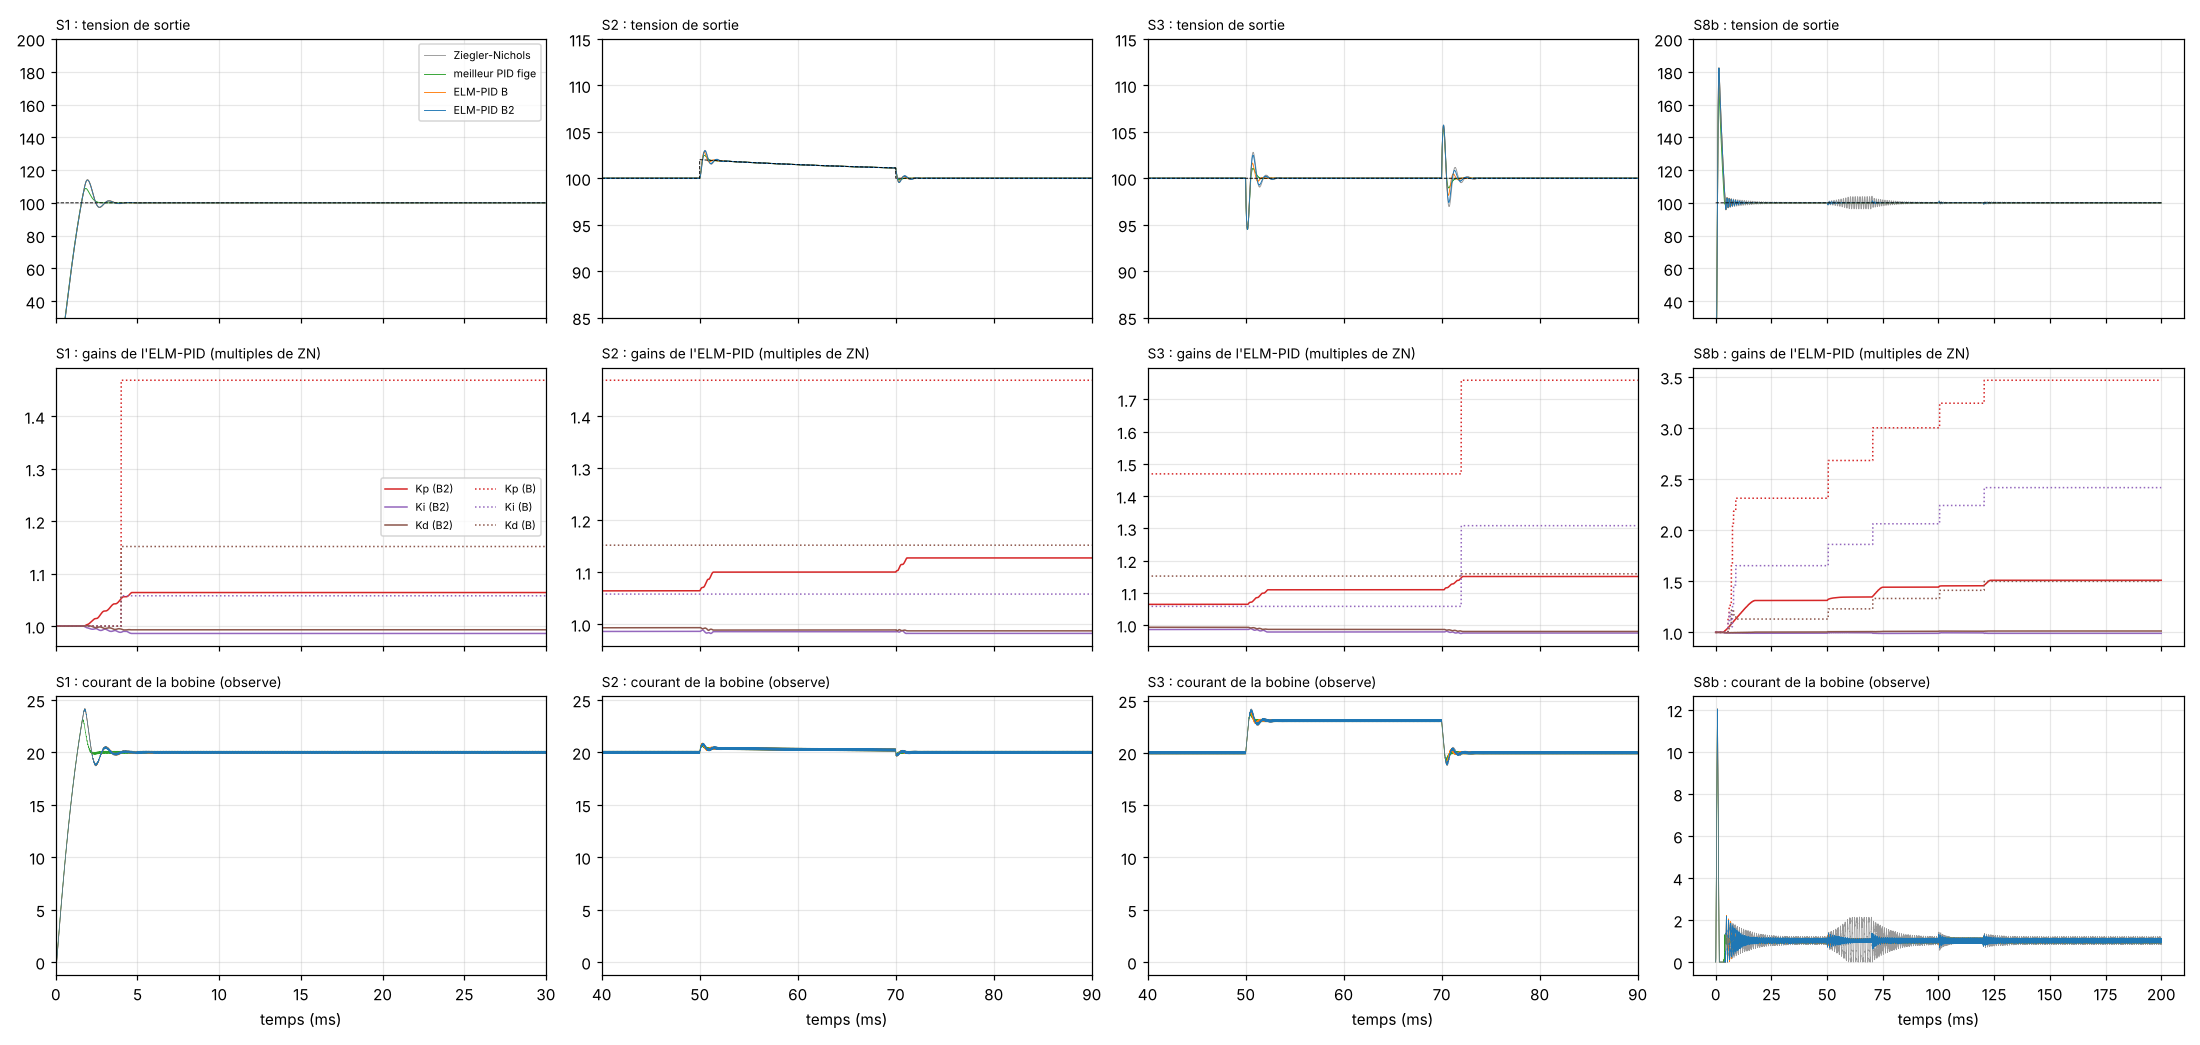

Here is the Python script that generated this plot:
# =============================================================================
# banc_elm_pid.py
#
# VERSION
#   5 (8 octobre 2026), option B2 : meme bloc PID parallele que l'option B,
#   gains mis a jour A CHAQUE PAS (comme Lu, eq. 16 et 18) au lieu d'une
#   fois par fenetre de 0.5 ms. Methode, modifications M1 a M5 et
#   previsions H1 a H6 : criteres_elm_pid.txt. L'option B (cadence par
#   fenetre) est dans le dossier ELM_PID et reste disponible ici comme
#   ablation (CADENCE_PAS = 0) ; la loi incrementale de Lu est dans
#   ELM_PID_INCREMENTAL.
#   Le bloc MATLAB elm_pid_adaptatif.m de ce dossier est encore celui de
#   l'option B (cadence par fenetre) : il devra etre porte avant toute
#   validation Simulink de B2.
#
# OBJECTIF
#   Faire tourner l'ELM-PID B2 sur le banc commun, sur les onze essais, a
#   cote des references (PID de Ziegler-Nichols, qui est aussi l'ELM-PID
#   sans adaptation, et meilleur PID fige sur grille), mesurer ce que chaque
#   piece apporte (ablations, jamais choisies : cadence par fenetre = option
#   B, sans zone morte par pas, jacobien constant), et verifier les
#   previsions H1 a H6.
#
# L'ELM-PID B2, TEL QU'IL EST CODE ICI
#   A chaque periode Tc = 1/220 000 s :
#   1. Le bloc PID de la base commune (Parallel, derivee filtree N =
#      64 122.9 rad/s, Forward Euler, sortie dans [0.01 ; 0.99], clamping,
#      integrateur a 0.5 et filtre a 0.01 au depart) calcule u a partir de
#      e = consigne - mesure, avec les gains P, I, D que lui donne
#      l'adaptateur (M4). Sans adaptation, c'est le PID de Ziegler-Nichols.
#   2. L'adaptateur recoit e, la mesure de Vout (jamais 100 - e) et u.
#      Sensibilites par pas de u aux gains (regle MIT, Astrom et
#      Wittenmark : derivees calculees comme si les gains etaient
#      constants, sur toute l'histoire) :
#        sP = e(k) ; sI = SI(k), SI(k+1) = SI(k) + Tc e(k) quand l'integrateur
#        du bloc integre (clamping), SI(0) = 0 ;
#        sD = N (e(k) - ef(k)), ef(k+1) = ef(k) + Tc N (e(k) - ef(k)), ef(0) = 0.
#   3. Pas des gains (M5), si u n'est pas en butee, |e(k)| > ZONE_MORTE_PAS
#      et J > 0 : multiplicateurs x = K / K_ZN,
#        phi = J (s .* K_ZN),
#        dx = ETA_PAS e(k) phi / (eps + phi.phi) + alpha (x - x_prec),
#      x + dx garde s'il est admissible (g_interp <= 0), sinon projection
#      M2-M3 sur l'ensemble admissible (ensemble_gains_elm.mat).
#   4. Sur des fenetres de 0.5 ms (110 x Tc), comme dans l'option B :
#      moyennes ybar, dbar ; l'ELM (elm_pid_modele.mat) predit ybar(n) a
#      partir de [ybar(n-1), ybar(n-2), dbar(n), dbar(n-1), dbar(n-2)] et
#      donne J = d ybar(n) / d dbar(n), garde jusqu'a la fenetre suivante ;
#      OS-ELM si la porte M1 est ouverte (aucune butee sur trois fenetres)
#      et |ybar - prediction| > ZONE_MORTE_ESTIMATION. La porte ne
#      concerne plus que l'apprentissage du modele, pas le pas des gains.
#   Les gains sortis par l'adaptateur ne dependent que de son etat : ceux
#   calcules au pas k servent a partir du pas k + 1.
#
# COMMENT LANCER CE SCRIPT
#   python banc_elm_pid.py      (quelques minutes : ablations et
#   sensibilite comprises)
#
# ORDRE D'EXECUTION
#   1. entrainement_elm.py ; 2. ensemble_gains_elm.py ; 3. ce script ;
#   4. Tester_ELM_PID_Rejeu.m ; 5. Construction_ELM_PID.m ;
#   6. verifier_modele_elm_pid.py ; 7. Simuler_ELM_PID.m.
# =============================================================================


# %% ETAPE 0 : bibliotheques, banc commun, modele, ensemble admissible

import os
import json
import time
import numpy as np
from scipy.io import loadmat, savemat
import matplotlib.pyplot as plt

try:
    DOSSIER_ELM = os.path.dirname(os.path.abspath(__file__))
except NameError:
    DOSSIER_ELM = os.getcwd()
with open(os.path.join(DOSSIER_ELM, "banc_commun.py"), encoding="utf-8") as f:
    SOURCE_BANC = f.read()
MARQUE = "# === FIN DES DEFINITIONS DU BANC COMMUN ==="
if MARQUE not in SOURCE_BANC or "iL_max_dem_A" not in SOURCE_BANC:
    raise RuntimeError("banc_commun.py n'est pas la version 2.1 (observation du courant) : prendre la version a jour.")
exec(SOURCE_BANC[:SOURCE_BANC.index(MARQUE)])

T_DEBUT = time.time()
ESSAIS = {sc["code"]: sc for sc in SCENARIOS}
CODES_IAE = ["S1", "S3", "S4", "S5", "S6", "S7a", "S7b", "S8a", "S8b", "S9"]
CODES_DEM = ["S1", "S8a", "S8b"]
K30 = int(round(0.03 / TC))
NF = 110
CODES_REJEU = ["S1", "S3", "S7b", "S8b", "S9"]
K_ZN = np.array([PID_P, PID_I, PID_D])   # Ziegler-Nichols, gains du bloc PID [P, I, D]

REGLAGES = {"ETA": 0.5, "ZONE_MORTE": 0.1, "ZONE_MORTE_ESTIMATION": 0.1, "ALPHA": 0.001, "EPS_PHI": 1e-3,
            "LAMBDA": 1.0, "APPRENDRE": 1.0, "GLISSEMENT": 1.0, "JACOBIEN_CONSTANT": float("nan"),
            "MULT_MIN": 0.25, "MULT_MAX": 4.0, "N_BISSECTIONS": 30.0, "H_GRADIENT": 1e-4,
            "RESTAURATION": 1.0, "N_PROJECTION": 10.0,
            # M5 (option B2) : cadence par pas. Regles ecrites avant tout calcul (criteres_elm_pid.txt, M5) :
            #   ETA_PAS = plus grande valeur 1, 2 ou 5 x 10^n sous Tc / (10 tau_cl), tau_cl = 0.932 ms
            #             (pole de boucle fermee le plus lent, modele moyen, gains de depart, 9 coins nominaux) ;
            #   ZONE_MORTE_PAS (R2 amendee apres E1-E4, amendement unique) = Ms x (q/2 + 3 sigma du capteur),
            #             Ms = 2.3165 : pic de la fonction de sensibilite de la boucle de depart (modele moyen,
            #             pire des 9 coins nominaux : 6 ohms, 160 V, 860 Hz) ; R2 d'origine : q/2 + 3 sigma = 54.41 mV.
            "CADENCE_PAS": 1.0, "ETA_PAS": 2e-4, "MS_DEPART": 2.3165,
            "ZONE_MORTE_PAS": 2.3165 * (2.5 / 4096 * 80 / 2 + 3 * 0.010)}

with open(os.path.join(DOSSIER_ELM, "predictions_banc_pid_fige.json"), encoding="utf-8") as f:
    GAINS_FIGE = json.load(f)["gains"]
with open(os.path.join(DOSSIER_ELM, "entrainement_elm_resultats.json"), encoding="utf-8") as f:
    APPR = json.load(f)
J_REGRESSION = float(APPR["references"]["regression lineaire, ordre 2"]["J_median"])   # constante

MODELE = loadmat(os.path.join(DOSSIER_ELM, "elm_pid_modele.mat"))
if int(MODELE["NF"].item()) != NF or int(MODELE["ORDRE"].item()) != 2:
    raise RuntimeError("elm_pid_modele.mat n'est pas le modele attendu (fenetres de 110 x Tc, ordre 2).")
ENS = loadmat(os.path.join(DOSSIER_ELM, "ensemble_gains_elm.mat"))
G_TABLE = ENS["G_TABLE"].astype(float)
LOG2_MIN, PAS_LOG2 = float(ENS["LOG2_MIN"].item()), float(ENS["PAS_LOG2"].item())
N_TABLE = G_TABLE.shape[0]
if np.max(np.abs(ENS["K_DEPART"].ravel() - K_ZN) / K_ZN) > 1e-12:
    raise RuntimeError("ensemble_gains_elm.mat n'a pas ete calcule avec les gains de Ziegler-Nichols de ce banc.")
print(f"ELM : {MODELE['W'].shape[1]} neurones, ordre {int(MODELE['ORDRE'].item())} ; ensemble admissible : "
      f"{N_TABLE}^3 points, {np.mean(G_TABLE <= 0):.1%} admissibles ; jacobien constant des ablations "
      f"{J_REGRESSION:.4f}.")


def titre(texte):
    print("\n" + "=" * 78 + "\n " + texte + "\n" + "=" * 78)


# %% ETAPE 1 : bloc PID, projection et adaptateur ELM (copie de elm_pid_adaptatif.m)

TCN = TC * PID_N


class BlocPID:
    """Le bloc "PID Controller" de la base commune (memes operations que
    PIDClassique du banc commun), gains P, I, D recus de l'exterieur a chaque
    pas (ports de gains externes du bloc Simulink, comme pour le Fuzzy-PID).
    Conditions initiales du bloc : integrateur 0.5, filtre 0.01."""

    def __init__(self):
        self.xI = PID_CI_INTEGRATEUR
        self.xF = PID_CI_FILTRE

    def pas(self, e, K):
        P, I, D = K
        derivee = PID_N * (D * e - self.xF)
        u = P * e + self.xI + derivee
        u_sat = min(max(u, D_MIN), D_MAX)
        entree_I = I * e
        if not ((u != u_sat) and (np.sign(entree_I) == np.sign(u - u_sat))):
            self.xI += TC * entree_I
        self.xF += TC * derivee
        return u_sat


G_LISTE = G_TABLE.tolist()   # meme table, en listes Python (acces plus rapide, memes valeurs)


def g_interp(x):
    """g de l'ensemble admissible, interpole (trilineaire en log2 des
    multiplicateurs). Memes operations que g_interp du bloc MATLAB.
    Version 5 : memes operations dans le meme ordre que la version 4, en
    nombres Python au lieu de scalaires numpy (resultat identique au bit
    pres, environ 1.5 fois plus rapide ; la cadence par pas l'appelle a
    chaque pas adapte)."""
    u = (np.log2(x) - LOG2_MIN) / PAS_LOG2
    u = np.minimum(np.maximum(u, 0.0), N_TABLE - 1.0)
    i = np.minimum(np.floor(u), N_TABLE - 2.0).astype(int)
    f = (u - i).tolist()
    i0, i1, i2 = i.tolist()
    s = 0.0
    for di in (0, 1):
        wi = f[0] if di else 1.0 - f[0]
        Gi = G_LISTE[i0 + di]
        for dj in (0, 1):
            wj = f[1] if dj else 1.0 - f[1]
            Gij = Gi[i1 + dj]
            for dk in (0, 1):
                wk = f[2] if dk else 1.0 - f[2]
                s += wi * wj * wk * Gij[i2 + dk]
    return s


def gradient_g(x, h):
    """Gradient de g par differences centrees (normale a la frontiere)."""
    gr = np.zeros(3)
    for q in range(3):
        ep = np.zeros(3)
        ep[q] = h
        gr[q] = (g_interp(x + ep) - g_interp(x - ep)) / (2.0 * h)
    return gr


def restaurer(p, gr, r):
    """Restauration (M3) : depuis p (hors de l'ensemble), recul le long de
    -gr jusqu'a la frontiere (doublement puis bissection) ; None si un recul
    de 1 ne suffit pas."""
    lo_, hi_ = r["MULT_MIN"], r["MULT_MAX"]
    nh = gr / np.sqrt(gr @ gr)
    s_ok = 1e-6
    while g_interp(np.minimum(np.maximum(p - s_ok * nh, lo_), hi_)) > 0.0:
        s_ok *= 2.0
        if s_ok > 1.0:
            return None
    s_ko = 0.0 if s_ok == 1e-6 else 0.5 * s_ok
    for _ in range(int(r["N_BISSECTIONS"])):
        m = 0.5 * (s_ko + s_ok)
        if g_interp(np.minimum(np.maximum(p - m * nh, lo_), hi_)) <= 0.0:
            s_ok = m
        else:
            s_ko = m
    return np.minimum(np.maximum(p - s_ok * nh, lo_), hi_)


def projeter(xc, dx, r):
    """Pas dx depuis xc (admissible), projete sur l'ensemble admissible.
    M3 (RESTAURATION = 1) : point admissible le plus proche de la cible
    z = xc + dx, par la methode de projection du gradient de Rosen (1961) :
    depuis le point de sortie, on retire la composante sortante de (z - y)
    le long de la normale, on avance dans le plan tangent, puis on revient
    sur la frontiere le long de la normale (restauration) ; on recommence
    tant que le point se rapproche de z (N_PROJECTION fois au plus).
    M2 seule (RESTAURATION = 0) : glissement puis bissection le long du pas
    tangent (version du calcul du 7 octobre, gardee pour l'ablation).
    Sans glissement : arret au point de sortie."""
    lo_, hi_ = r["MULT_MIN"], r["MULT_MAX"]
    nb = int(r["N_BISSECTIONS"])
    xn = np.minimum(np.maximum(xc + dx, lo_), hi_)
    if g_interp(xn) <= 0.0:
        return xn
    z = xn
    a, b = 0.0, 1.0
    for _ in range(nb):
        m = 0.5 * (a + b)
        if g_interp(np.minimum(np.maximum(xc + m * dx, lo_), hi_)) <= 0.0:
            a = m
        else:
            b = m
    xb = np.minimum(np.maximum(xc + a * dx, lo_), hi_)
    if not r["GLISSEMENT"]:
        return xb
    if r["RESTAURATION"]:
        y = xb
        for _ in range(int(r["N_PROJECTION"])):
            gr = gradient_g(y, r["H_GRADIENT"])
            if gr @ gr == 0.0:
                break
            d = z - y
            sortant = gr @ d
            if sortant > 0.0:
                d = d - sortant / (gr @ gr) * gr
            pt = np.minimum(np.maximum(y + d, lo_), hi_)
            if g_interp(pt) > 0.0:
                pt = restaurer(pt, gr, r)
                if pt is None:
                    break
            if np.sum((z - pt) ** 2) >= np.sum((z - y) ** 2):
                break
            y = pt
        return y
    gr = gradient_g(xb, r["H_GRADIENT"])
    reste = (1.0 - a) * dx
    sortant = gr @ reste
    if sortant > 0.0:
        reste = reste - sortant / (gr @ gr) * gr
    xn = np.minimum(np.maximum(xb + reste, lo_), hi_)
    if g_interp(xn) <= 0.0:
        return xn
    a, b = 0.0, 1.0
    for _ in range(nb):
        m = 0.5 * (a + b)
        if g_interp(np.minimum(np.maximum(xb + m * reste, lo_), hi_)) <= 0.0:
            a = m
        else:
            b = m
    return np.minimum(np.maximum(xb + a * reste, lo_), hi_)


class AdaptateurELM:
    """Copie Python de elm_pid_adaptatif.m (memes reglages, memes noms,
    meme ordre des operations : Tester_ELM_PID_Rejeu.m compare les deux pas
    par pas). Entrees a chaque pas : erreur e, mesure de Vout, commande u
    sortie du bloc PID. Sortie : gains [P I D] du bloc PID. Les gains sortis
    au pas k ne dependent que de l'etat (aucune traversee directe) : ils
    changent a chaque pas adapte (cadence par pas, M5, option B2) ou en fin
    de fenetre (CADENCE_PAS = 0, option B) et servent a partir du pas
    suivant. Les arguments servent aux ablations.
    Version 5 : la cadence par pas n'est pas encore portee dans
    elm_pid_adaptatif.m (seule la cadence par fenetre y est)."""

    def __init__(self, **modif):
        self.r = dict(REGLAGES, **modif)
        r = self.r
        self.eta, self.zm, self.zme = r["ETA"], r["ZONE_MORTE"], r["ZONE_MORTE_ESTIMATION"]
        self.alpha, self.eps, self.lam = r["ALPHA"], r["EPS_PHI"], r["LAMBDA"]
        self.apprendre, self.Jc = bool(r["APPRENDRE"]), r["JACOBIEN_CONSTANT"]
        self.adapter = r.get("ADAPTER", True)
        self.W = MODELE["W"].astype(float)
        self.B = MODELE["B"].astype(float).ravel()
        self.BETA = MODELE["BETA"].astype(float).ravel().copy()
        self.P = MODELE["P0"].astype(float).copy()
        self.XM = MODELE["X_MOY"].astype(float).ravel()
        self.XE = MODELE["X_EC"].astype(float).ravel()
        self.TM = float(MODELE["T_MOY"].item())
        self.TE_ = float(MODELE["T_EC"].item())
        self.n = self.W.shape[1]
        self.x = np.ones(3)                   # multiplicateurs de Ziegler-Nichols
        self.x_prec = self.x.copy()
        self.K = K_ZN * self.x
        self.cpt, self.sy, self.sd, self.se, self.hors = 0, 0.0, 0.0, 0.0, False
        self.SE, self.phiD = 0.0, 0.0          # somme des erreurs et filtre de sensibilite, remis a zero par fenetre
        self.sS1 = self.sS2 = self.sS3 = 0.0
        self.yb1 = self.yb2 = self.db1 = self.db2 = 0.0
        self.sus1 = self.sus2 = True
        self.nfen = 0
        self.journal = []
        # M5 (option B2) : cadence par pas
        self.cadence_pas = bool(r["CADENCE_PAS"])
        self.eta_pas, self.zm_pas = r["ETA_PAS"], r["ZONE_MORTE_PAS"]
        self.SI, self.ef = 0.0, 0.0            # sensibilites par pas (toute l'histoire, regle MIT), nulles au depart
        self.J_pas = float("nan")              # jacobien de la derniere fin de fenetre, garde entre deux fenetres
        self.k = 0                             # numero du pas
        self.pas_changes = []                  # pas k ou les gains ont change (cadence par pas)
        self.n_maj_pas = self.n_proj_pas = 0   # pas de gradient calcules, projections
        self.maj_fen = self.change_fen = 0     # pas adaptes et pas changes dans la fenetre en cours

    def modele(self, x):
        xn = (x - self.XM) / self.XE
        gg = 1.0 / (1.0 + np.exp(-(xn @ self.W + self.B)))
        h = np.concatenate([gg, xn, [1.0]])
        y = (h @ self.BETA) * self.TE_ + self.TM
        dy = ((gg * (1.0 - gg)) * self.BETA[:self.n]) @ self.W.T + self.BETA[self.n:self.n + 5]
        return y, dy[2] / self.XE[2] * self.TE_, h

    def pas_des_gains(self, e, u):
        """M5 (option B2) : un pas de gradient a chaque periode Tc (Lu, eq. 16
        et 18), sur les multiplicateurs x = K / K_ZN.
        Sensibilites de u(k) aux gains, regle MIT (Astrom et Wittenmark) :
        derivees de la loi du bloc calculees comme si les gains etaient
        constants depuis le depart (les gains varient lentement devant la
        boucle, c'est la condition de la regle et l'objet de la regle de
        ETA_PAS) :
          du/dP = e(k) ;
          du/dI = SI(k), SI(k+1) = SI(k) + Tc e(k) si l'integrateur du bloc
                  integre (clamping : pas d'integration si u est en butee
                  haute avec e > 0 ou en butee basse avec e < 0) ;
          du/dD = N (e(k) - ef(k)), ef(k+1) = ef(k) + Tc N (e(k) - ef(k)) :
                  ef est l'erreur passee dans le filtre de derivee du bloc
                  (xF = D ef quand D est constant) ; SI(0) = ef(0) = 0 car
                  les conditions initiales du bloc ne dependent pas des gains.
        Pas calcule si u n'est pas en butee (la sortie ne depend alors plus
        des gains), |e(k)| > ZONE_MORTE_PAS et J > 0."""
        sP, sI, sD = e, self.SI, PID_N * (e - self.ef)
        haut, bas = u >= D_MAX, u <= D_MIN
        if not ((haut and e > 0.0) or (bas and e < 0.0)):
            self.SI += TC * e
        self.ef += TCN * (e - self.ef)
        J = self.J_pas
        if self.adapter and not (haut or bas) and abs(e) > self.zm_pas and J > 0.0:
            phi = J * (np.array([sP, sI, sD]) * K_ZN)
            dx = (self.eta_pas * e / (self.eps + phi @ phi)) * phi + self.alpha * (self.x - self.x_prec)
            xn = np.minimum(np.maximum(self.x + dx, self.r["MULT_MIN"]), self.r["MULT_MAX"])
            if g_interp(xn) > 0.0:             # hors de l'ensemble admissible : projection M2-M3
                xn = projeter(self.x, dx, self.r)
                self.n_proj_pas += 1
            self.n_maj_pas += 1
            self.maj_fen += 1
            self.x_prec = self.x
            if np.any(xn != self.x):
                self.x = xn
                self.K = K_ZN * self.x
                self.pas_changes.append(self.k)
                self.change_fen += 1
        else:
            self.x_prec = self.x               # pas sans mise a jour : increment precedent nul (inertie de Lu)

    def mise_a_jour(self, e, mesure, u):
        if self.cadence_pas:
            self.pas_des_gains(e, u)
        self.k += 1
        # Sensibilite de u(k) a un changement des gains au debut de la fenetre
        # (derivee exacte de la loi du bloc, hors clamping) :
        #   du/dP = e(k) ; du/dI = Tc x (somme des e de la fenetre avant k) ;
        #   du/dD = N (e(k) - phiD(k)), phiD(k+1) = phiD(k) + Tc N (e(k) - phiD(k)), phiD = 0 au debut.
        self.sS1 += e
        self.sS2 += TC * self.SE
        self.sS3 += PID_N * (e - self.phiD)
        self.SE += e
        self.phiD += TCN * (e - self.phiD)
        self.sy, self.sd, self.se = self.sy + mesure, self.sd + u, self.se + e
        if u <= D_MIN or u >= D_MAX:          # sortie du bloc en butee : la fenetre est suspecte
            self.hors = True
        self.cpt += 1
        if self.cpt >= NF:
            self.fin_de_fenetre()

    def fin_de_fenetre(self):
        yb, db, eb = self.sy / NF, self.sd / NF, self.se / NF
        s = np.array([self.sS1, self.sS2, self.sS3]) / NF
        sus, porte, err, J, adapte, appris, change = self.hors, False, float("nan"), float("nan"), False, False, False
        if self.nfen >= 2:
            xin = np.array([self.yb1, self.yb2, db, self.db1, self.db2])
            yhat, J, h = self.modele(xin)
            if not np.isnan(self.Jc):
                J = self.Jc
            self.J_pas = J                     # cadence par pas : jacobien garde jusqu'a la fin de fenetre suivante
            err = yb - yhat
            porte = (not sus) and (not self.sus1) and (not self.sus2)
            if porte:
                if self.apprendre and abs(err) > self.zme:          # a. OS-ELM, zone morte d'estimation
                    Ph = self.P @ h
                    gain = Ph / (self.lam + h @ Ph)
                    self.BETA = self.BETA + gain * (err / self.TE_)
                    self.P = (self.P - np.outer(gain, Ph)) / self.lam
                    appris = True
                if not self.cadence_pas:                             # b. gains, cadence par fenetre (option B)
                    ancien = self.x.copy()
                    if self.adapter and abs(eb) > self.zm and J > 0:
                        phi = J * (s * K_ZN)
                        dx = self.eta * eb * phi / (self.eps + phi @ phi) + self.alpha * (self.x - self.x_prec)
                        self.x = projeter(self.x, dx, self.r)
                        adapte = True
                        change = bool(np.any(self.x != ancien))
                    self.x_prec = ancien
                    self.K = K_ZN * self.x
        if self.cadence_pas:                   # cadence par pas : bilan des pas de la fenetre
            adapte, change = self.maj_fen > 0, self.change_fen > 0
            self.maj_fen = self.change_fen = 0
        self.journal.append({"ybar": yb, "dbar": db, "ebar": eb, "err": err, "J": J, "porte": porte,
                             "adapte": adapte, "appris": appris, "change": change, "x": self.x.copy(),
                             "K": self.K.copy(), "s": s})
        self.yb2, self.yb1 = self.yb1, yb
        self.db2, self.db1 = self.db1, db
        self.sus2, self.sus1 = self.sus1, sus
        self.nfen += 1
        self.cpt, self.sy, self.sd, self.se, self.hors = 0, 0.0, 0.0, 0.0, False
        self.SE, self.phiD = 0.0, 0.0
        self.sS1 = self.sS2 = self.sS3 = 0.0


class ELMPID:
    """Le montage Simulink de l'option B : adaptateur ELM -> gains -> bloc
    PID de la base commune -> u, et u renvoye a l'adaptateur."""
    utilise_mesure = True

    def __init__(self, **modif):
        self.adapt = AdaptateurELM(**modif)
        self.bloc = BlocPID()
        self.journal = self.adapt.journal
        self.K_pas = []

    @property
    def K(self):
        return self.adapt.K

    def pas(self, e, mesure):
        K = self.adapt.K                       # sortie de l'adaptateur (son etat seulement)
        self.K_pas.append(K)
        u = self.bloc.pas(e, K)
        self.adapt.mise_a_jour(e, mesure, u)
        return u


essai = ELMPID()
ecart_y = max(abs(essai.adapt.modele(MODELE["X_TEST"][i].astype(float))[0] - MODELE["Y_TEST"][i, 0])
              for i in range(MODELE["X_TEST"].shape[0]))
ecart_J = max(abs(essai.adapt.modele(MODELE["X_TEST"][i].astype(float))[1] - MODELE["J_TEST"][i, 0])
              for i in range(MODELE["X_TEST"].shape[0]))
print(f"Vecteurs de test du modele : ecart {ecart_y:.1e} V sur ybar, {ecart_J:.1e} sur le jacobien.")
if ecart_y > 1e-9 or ecart_J > 1e-9:
    raise RuntimeError("elm_pid_modele.mat ne redonne pas ses vecteurs de test.")
if g_interp(np.ones(3)) > 0.0:
    raise RuntimeError("Le depart (gains de Ziegler-Nichols) n'est pas admissible dans la table.")


# %% ETAPE 2 : evaluation et references

def evaluer(fabrique, codes=None, essais=None):
    essais = essais or ESSAIS
    res = {}
    for code in (codes or list(essais)):
        reg = fabrique()
        sim = simuler(reg, essais[code])
        o = grandeurs(sim, essais[code])
        e = sim["consigne"] - sim["v"]
        res[code] = {"o": o, "IAE_dem": float(np.sum(np.abs(e[:K30])) * TC),
                     "revenus": bool(all(ev["revenu"] for ev in o["evenements"])), "reg": reg, "sim": sim}
    return res


def termes(res):
    return np.array([res[c]["o"]["IAE"] for c in CODES_IAE] + [res[c]["IAE_dem"] for c in CODES_DEM])


class PIDParallele(PIDClassique):
    """PID du bloc Simulink (forme Parallel, clamping) avec d'autres gains."""

    def __init__(self, P, I, D):
        super().__init__()
        self.P, self.I, self.D = P, I, D

    def pas(self, e):
        derivee = PID_N * (self.D * e - self.xF)
        u = self.P * e + self.xI + derivee
        u_sat = min(max(u, D_MIN), D_MAX)
        entree_I = self.I * e
        if not ((u != u_sat) and (np.sign(entree_I) == np.sign(u - u_sat))):
            self.xI += TC * entree_I
        self.xF += TC * derivee
        return u_sat


def fenetres_adaptees(reg):
    """Fenetres ou un pas de gradient a ete calcule (porte ouverte, |ebar| > zone morte, J > 0)."""
    return [i for i, x in enumerate(reg.journal) if x["adapte"]]


def fenetres_changees(reg):
    """Fenetres ou les gains ont effectivement change apres projection."""
    return [i for i, x in enumerate(reg.journal) if x["change"]]


def bilan(nom, res):
    J = float(np.mean(termes(res) / T_ZN))
    non = [c for c in CODES_IAE if not res[c]["revenus"]]
    print(f"\n  {nom} : J = {J:.3f} ; {'tous les evenements reviennent' if not non else 'pas revenus : ' + ', '.join(non)}")
    for code, r in res.items():
        o = r["o"]
        ligne = (f"    {code:4s} depassement {o['depassement_pct']:5.1f} %, IAE {o['IAE'] * 1e3:7.2f} mV.s, "
                 f"efficace {o['e_eff_V'] * 1e3:7.1f} mV, |dd| {o['dd_moyen']:.4f}")
        if hasattr(r["reg"], "journal"):
            jr = r["reg"].journal
            Kf = r["reg"].K / K_ZN
            ad = fenetres_adaptees(r["reg"])
            ch = fenetres_changees(r["reg"])
            if r["reg"].adapt.cadence_pas:
                pc = r["reg"].adapt.pas_changes
                ligne += (f" ; pas adaptes {r['reg'].adapt.n_maj_pas:5d}, gains changes sur {len(pc):5d} pas (dont "
                          f"{sum(1 for k in pc if k >= K30):5d} apres 30 ms), projections {r['reg'].adapt.n_proj_pas:4d}, "
                          f"finaux x({Kf[0]:.3f}, {Kf[1]:.3f}, {Kf[2]:.3f})")
            else:
                ligne += (f" ; porte {100 * np.mean([x['porte'] for x in jr]):3.0f} %, pas calcules {len(ad):2d}, gains "
                          f"changes {len(ch):2d} (dont {sum(1 for i in ch if (i + 1) * NF > K30):2d} apres 30 ms), finaux "
                          f"x({Kf[0]:.3f}, {Kf[1]:.3f}, {Kf[2]:.3f})")
        print(ligne)
    return J


titre("ETAPE 2 : les references")
REF = {"Ziegler-Nichols": evaluer(lambda: PIDClassique()),
       "meilleur PID fige": evaluer(lambda: PIDParallele(GAINS_FIGE["P"], GAINS_FIGE["I"], GAINS_FIGE["D"]))}
T_ZN = termes(REF["Ziegler-Nichols"])
J_FIGE = float(np.mean(termes(REF["meilleur PID fige"]) / T_ZN))
print(f"  Meilleur PID fige sur grille : J = {J_FIGE:.3f}.")




# %% ETAPE 3 : ELM-PID B2 sur les onze essais

def x_pas(reg):
    """Multiplicateurs de Ziegler-Nichols appliques a chaque pas."""
    return np.array(reg.K_pas) / K_ZN


def k_de(t):
    return int(round(t / TC))


titre("ETAPE 3 : ELM-PID B2, cadence par pas (le point de depart, gains figes, est le PID de Ziegler-Nichols)")
ELM = evaluer(lambda: ELMPID())
J_ELM = bilan("ELM-PID B2", ELM)
fige = evaluer(lambda: ELMPID(ADAPTER=False))
ecart_zn = max(float(np.max(np.abs(fige[c]["sim"]["d"] - REF["Ziegler-Nichols"][c]["sim"]["d"]))) for c in fige)
print(f"\n  Controle : ELM-PID sans adaptation contre le PID de Ziegler-Nichols, onze essais, ecart maximal sur d : {ecart_zn:.1e}.")
if ecart_zn != 0.0:
    raise RuntimeError("Sans adaptation, l'ELM-PID ne redonne pas le PID de Ziegler-Nichols a l'identique.")
for code in ("S1", "S2", "S3"):
    X = x_pas(ELM[code]["reg"])
    print(f"  {code} : x a 2, 5, 30, 50, 55, 70 ms et final : " + " ; ".join(
        f"({X[min(k_de(t), len(X) - 1)][0]:.3f}, {X[min(k_de(t), len(X) - 1)][1]:.3f}, {X[min(k_de(t), len(X) - 1)][2]:.3f})"
        for t in (0.002, 0.005, 0.030, 0.050, 0.055, 0.070, 1.0)))
admis = [g_interp(x) <= 0.0 for c in ELM for x in np.unique(x_pas(ELM[c]["reg"]), axis=0)]
print(f"  Controle : gains admissibles a tous les pas des onze essais : {'oui' if all(admis) else 'NON'}.")


# %% ETAPE 4 : ablations

titre("ETAPE 4 : ce que chaque piece apporte (ablations, jamais choisies)")
R2_ORIGINE = 2.5 / 4096 * 80 / 2 + 3 * 0.010
ABLATIONS = {"Cadence par fenetre (option B)": {"CADENCE_PAS": 0.0},
             "Sans zone morte par pas": {"ZONE_MORTE_PAS": 0.0},
             "Zone morte R2 d'origine": {"ZONE_MORTE_PAS": R2_ORIGINE},
             "Jacobien constant": {"JACOBIEN_CONSTANT": J_REGRESSION}}
RES_ABL, J_ABL = {}, {}
for nom, modif in ABLATIONS.items():
    RES_ABL[nom] = evaluer(lambda: ELMPID(**modif))
    J_ABL[nom] = float(np.mean(termes(RES_ABL[nom]) / T_ZN))
print(f"\n  {'variante':31s} {'J':>6s}  {'non revenus':12s} {'S1 dem':>7s} {'S2':>6s} {'S3':>6s} {'S5':>6s} "
      f"{'S8b':>7s} {'S9':>8s}")
print("  (IAE en mV.s : demarrage pour S1 dem, de 30 ms a la fin pour les autres)")
for nom, res, J in ([("ELM-PID B2", ELM, J_ELM)] + [(n, RES_ABL[n], J_ABL[n]) for n in ABLATIONS]):
    non = [c for c in CODES_IAE if not res[c]["revenus"]]
    print(f"  {nom:31s} {J:6.3f}  {(','.join(non) or '-'):12s} {res['S1']['IAE_dem'] * 1e3:7.2f} "
          f"{res['S2']['o']['IAE'] * 1e3:6.2f} {res['S3']['o']['IAE'] * 1e3:6.2f} {res['S5']['o']['IAE'] * 1e3:6.2f} "
          f"{res['S8b']['o']['IAE'] * 1e3:7.2f} {res['S9']['o']['IAE'] * 1e3:8.2f}")
B_OPT = RES_ABL["Cadence par fenetre (option B)"]
J_B = J_ABL["Cadence par fenetre (option B)"]
print(f"\n  Controle : la cadence par fenetre doit redonner l'option B publiee (J = 0.746) : J = {J_B:.4f} "
      f"({'oui' if abs(J_B - 0.7463) < 0.0005 else 'NON'}).")


# %% ETAPE 4b : sensibilite a de tres petits ecarts du circuit

titre("ETAPE 4b : sensibilite (L ou C a +-0.1 %)")
L_NOM, C_NOM = L_BOB, C_CONV
SENSIBILITE = []
for nom_p, fl, fc in (("nominal", 1.0, 1.0), ("L - 0.1 %", 0.999, 1.0), ("L + 0.1 %", 1.001, 1.0),
                      ("C - 0.1 %", 1.0, 0.999), ("C + 0.1 %", 1.0, 1.001)):
    L_BOB, C_CONV = L_NOM * fl, C_NOM * fc
    r_e = ELM if nom_p == "nominal" else evaluer(lambda: ELMPID())
    J_e = float(np.mean(termes(r_e) / T_ZN))
    rev = all(r_e[c]["revenus"] for c in CODES_IAE)
    nb = sum(len(r_e[c]["reg"].adapt.pas_changes) for c in r_e)
    SENSIBILITE.append({"circuit": nom_p, "J": J_e, "tous_revenus": rev, "pas_gains_changes": nb})
    print(f"  {nom_p:12s} J = {J_e:.3f} ; gains changes sur {nb} pas ; {'tous revenus' if rev else 'PAS TOUS REVENUS'}")
L_BOB, C_CONV = L_NOM, C_NOM


# %% ETAPE 5 : comparaison et previsions H1 a H6 (criteres_elm_pid.txt, section 7)

titre("ETAPE 5 : ELM-PID B2 face aux references, previsions H1 a H6 de criteres_elm_pid.txt")
TOUS = {"Ziegler-Nichols": REF["Ziegler-Nichols"], "meilleur PID fige": REF["meilleur PID fige"],
        "ELM-PID B": B_OPT, "ELM-PID B2": ELM}
J_TOUS = {n: float(np.mean(termes(r) / T_ZN)) for n, r in TOUS.items()}
print("  " + " " * 28 + "".join(f"{n:>20s}" for n in TOUS))
print("  " + f"{'cout J':28s}" + "".join(f"{J_TOUS[n]:20.3f}" for n in TOUS))
print("  " + f"{'evenements non revenus':28s}" + "".join(
    f"{(','.join(c for c in CODES_IAE if not TOUS[n][c]['revenus']) or '-'):>20s}" for n in TOUS))
for code in ESSAIS:
    print("  " + f"{code + ' IAE dem. mV.s':28s}" + "".join(f"{TOUS[n][code]['IAE_dem'] * 1e3:20.2f}" for n in TOUS))
    for cle, etiquette, fmt, k in (("depassement_pct", "depassement %", "{:.1f}", 1.0), ("IAE", "IAE mV.s", "{:.2f}", 1e3),
                                   ("e_max_V", "ecart maximal V", "{:.2f}", 1.0), ("e_eff_V", "ecart efficace mV", "{:.1f}", 1e3),
                                   ("iL_max_dem_A", "iL crete dem. A", "{:.1f}", 1.0)):
        if cle == "depassement_pct" and code not in ("S1", "S8a", "S8b"):
            continue
        if cle == "iL_max_dem_A" and code not in ("S1", "S8b"):
            continue
        if cle == "e_max_V" and code not in ("S2", "S3"):
            continue
        print("  " + f"{code + ' ' + etiquette:28s}" + "".join(f"{fmt.format(TOUS[n][code]['o'][cle] * k):>20s}" for n in TOUS))
DECOMP = {}
for n in TOUS:
    r = termes(TOUS[n]) / T_ZN
    DECOMP[n] = (float(np.mean(r[:10])), float(np.mean(r[10:])))
print("  Decomposition de J (apres 30 ms ; demarrage) : " +
      " ; ".join(f"{n} {DECOMP[n][0]:.3f} / {DECOMP[n][1]:.3f}" for n in TOUS))

ZN = REF["Ziegler-Nichols"]
# H1 : les gains changent pendant F1 (S2) et F2 (S3), entre 50 et 55 ms
H1_D = {}
for c in ("S2", "S3"):
    X = x_pas(ELM[c]["reg"])
    pc = [k for k in ELM[c]["reg"].adapt.pas_changes if k_de(0.050) <= k < k_de(0.055)]
    H1_D[c] = (len(pc), float(np.max(np.abs(X[k_de(0.055)] - X[k_de(0.050)]))))
# H2 : B2 fait mieux que Ziegler-Nichols sur les trois cas de base, et S1 a S3 reviennent
H2_D = {"S1 dem": (ELM["S1"]["IAE_dem"], ZN["S1"]["IAE_dem"]), "S2": (ELM["S2"]["o"]["IAE"], ZN["S2"]["o"]["IAE"]),
        "S3": (ELM["S3"]["o"]["IAE"], ZN["S3"]["o"]["IAE"])}
# H3 : B2 fait mieux que B sur les memes trois grandeurs
H3_D = {"S1 dem": (ELM["S1"]["IAE_dem"], B_OPT["S1"]["IAE_dem"]), "S2": (ELM["S2"]["o"]["IAE"], B_OPT["S2"]["o"]["IAE"]),
        "S3": (ELM["S3"]["o"]["IAE"], B_OPT["S3"]["o"]["IAE"])}
# H4 : pas de derive sur S7a et S7b
H4_D = {}
for c in ("S7a", "S7b"):
    X = x_pas(ELM[c]["reg"])
    n_apres = sum(1 for k in ELM[c]["reg"].adapt.pas_changes if k >= K30)
    H4_D[c] = (float(np.max(np.abs(X[K30:] - X[K30]))), n_apres, len(X) - K30)
NON_B2 = [c for c in CODES_IAE if not ELM[c]["revenus"]]
J_SENS = [x["J"] for x in SENSIBILITE]
P = {"H1": all(n >= 1 and d >= 0.005 for n, d in H1_D.values()),
     "H2": all(a < b for a, b in H2_D.values()) and all(ELM[c]["revenus"] for c in ("S1", "S2", "S3")),
     "H3": all(a < b for a, b in H3_D.values()),
     "H4": all(d <= 0.02 and n <= 0.01 * tot for d, n, tot in H4_D.values()),
     "H5a": 0.81 <= J_ELM <= 0.93,
     "H5b": 0.77 <= DECOMP["ELM-PID B2"][0] <= 0.89 and 0.97 <= DECOMP["ELM-PID B2"][1] <= 1.00,
     "H5c": ("S8b" in NON_B2) or ("S9" in NON_B2),
     "H6": max(abs(j - J_ELM) for j in J_SENS) <= 0.02}
# Ce qui a ete prevu pour chaque enonce (section 7) : H3 est l'hypothese de l'etudiant, prevue fausse.
PREVU = {"H1": True, "H2": True, "H3": False, "H4": True, "H5a": True, "H5b": True, "H5c": True, "H6": True}
TEXTE = {"H1": " ; ".join(f"{c} : {n} pas changes entre 50 et 55 ms, max |x(55 ms) - x(50 ms)| = {d:.4f}"
                          for c, (n, d) in H1_D.items()),
         "H2": " ; ".join(f"{c} {a * 1e3:.2f} contre {b * 1e3:.2f} mV.s" for c, (a, b) in H2_D.items())
               + " ; S1 a S3 " + ("reviennent" if all(ELM[c]["revenus"] for c in ("S1", "S2", "S3")) else "NE REVIENNENT PAS TOUS"),
         "H3": " ; ".join(f"{c} B2 {a * 1e3:.2f} contre B {b * 1e3:.2f} mV.s" for c, (a, b) in H3_D.items()),
         "H4": " ; ".join(f"{c} : variation max apres 30 ms {d:.4f}, pas changes apres 30 ms {n} sur {tot}"
                          for c, (d, n, tot) in H4_D.items()),
         "H5a": f"J = {J_ELM:.3f} (fourchette 0.81 a 0.93)",
         "H5b": f"apres 30 ms {DECOMP['ELM-PID B2'][0]:.3f} (0.77 a 0.89), demarrage {DECOMP['ELM-PID B2'][1]:.3f} (0.97 a 1.00)",
         "H5c": "non revenus : " + (", ".join(NON_B2) or "aucun"),
         "H6": f"J de {min(J_SENS):.3f} a {max(J_SENS):.3f} (nominal {J_ELM:.3f})"}
for k in P:
    print(f"  {k} enonce {'vrai' if P[k] else 'FAUX'} ; prevu {'vrai' if PREVU[k] else 'faux'} -> prevision "
          f"{'juste' if P[k] == PREVU[k] else 'FAUSSE'} : {TEXTE[k]}")


# %% ETAPE 6 : fichiers, resultats et figure

titre("ETAPE 6 : fichiers")
pas_1ms = int(round(1e-3 / TC))
REGL_JSON = {k: (None if (isinstance(v, float) and np.isnan(v)) else v) for k, v in REGLAGES.items()}
predictions = {"version": 2, "Te": TC,              # format de la base commune v2 (lu par Simuler_ELM_PID.m)
               "regulateur": "ELM-PID option B2 (bloc PID de la base commune a gains externes, gains mis a jour a "
                             "chaque pas, ELM de Lu, projection M2-M3)",
               "avertissement": "elm_pid_adaptatif.m n'est pas encore porte a la cadence par pas : pas de "
                                "comparaison Simulink possible avant ce portage",
               "reglages": REGL_JSON, "K_depart": K_ZN.tolist(),
               "controle": {"ecart_vecteurs_test_V": ecart_y, "ecart_sans_adaptation_ZN": ecart_zn},
               "essais": {}}
for code, r in ELM.items():
    Kp = np.array(r["reg"].K_pas)
    predictions["essais"][code] = {"grandeurs": r["o"],
                                   "v_toutes_les_ms": r["sim"]["v"][::pas_1ms].tolist(),
                                   "iL_toutes_les_ms": r["sim"]["iL"][::pas_1ms].tolist(),
                                   "d_moyen_par_ms": [float(np.mean(r["sim"]["d"][i:i + pas_1ms]))
                                                      for i in range(0, len(r["sim"]["d"]) - pas_1ms + 1, pas_1ms)],
                                   "K_toutes_les_ms": Kp[::pas_1ms].tolist(),
                                   "pas_adaptes": r["reg"].adapt.n_maj_pas,
                                   "pas_gains_changes": len(r["reg"].adapt.pas_changes),
                                   "K_final": r["reg"].K.tolist()}
with open(os.path.join(DOSSIER_ELM, "predictions_banc_elm_pid.json"), "w", encoding="utf-8") as f:
    json.dump(predictions, f, indent=1, allow_nan=False)
print("  predictions_banc_elm_pid.json ecrit.")

savemat(os.path.join(DOSSIER_ELM, "elm_pid_reglages.mat"),
        {"K_DEPART": K_ZN.reshape(1, 3), "ETA": REGLAGES["ETA"], "ZONE_MORTE": REGLAGES["ZONE_MORTE"],
         "ZONE_MORTE_ESTIMATION": REGLAGES["ZONE_MORTE_ESTIMATION"], "ALPHA": REGLAGES["ALPHA"],
         "EPS_PHI": REGLAGES["EPS_PHI"], "LAMBDA": REGLAGES["LAMBDA"], "APPRENDRE": REGLAGES["APPRENDRE"],
         "GLISSEMENT": REGLAGES["GLISSEMENT"], "JACOBIEN_CONSTANT": REGLAGES["JACOBIEN_CONSTANT"],
         "MULT_MIN": REGLAGES["MULT_MIN"], "MULT_MAX": REGLAGES["MULT_MAX"],
         "N_BISSECTIONS": REGLAGES["N_BISSECTIONS"], "H_GRADIENT": REGLAGES["H_GRADIENT"],
         "RESTAURATION": REGLAGES["RESTAURATION"], "N_PROJECTION": REGLAGES["N_PROJECTION"],
         "CADENCE_PAS": REGLAGES["CADENCE_PAS"], "ETA_PAS": REGLAGES["ETA_PAS"],
         "ZONE_MORTE_PAS": REGLAGES["ZONE_MORTE_PAS"], "MS_DEPART": REGLAGES["MS_DEPART"],
         "NF": float(NF), "TC": TC, "N_FILTRE": PID_N, "D_MIN": D_MIN, "D_MAX": D_MAX, "VERSION": 5.0})
print("  elm_pid_reglages.mat ecrit (cadence par pas : a porter dans elm_pid_adaptatif.m).")

rejeu = {}
for code in CODES_REJEU:
    r = ELM[code]
    rejeu[code] = {"e": (r["sim"]["consigne"] - r["sim"]["mesure"]).reshape(-1, 1),
                   "mesure": r["sim"]["mesure"].reshape(-1, 1), "u": r["sim"]["d"].reshape(-1, 1),
                   "K": np.array(r["reg"].K_pas),
                   "pas_changes": np.array(r["reg"].adapt.pas_changes, float).reshape(-1, 1)}
savemat(os.path.join(DOSSIER_ELM, "reference_rejeu_elm_pid.mat"), rejeu, do_compression=True)
print(f"  reference_rejeu_elm_pid.mat ecrit ({', '.join(CODES_REJEU)}).")


def resume_essais(res):
    return {c: {"grandeurs": res[c]["o"], "IAE_dem": res[c]["IAE_dem"], "revenus": res[c]["revenus"]} for c in res}


sortie = {"version": 5, "reglages": REGL_JSON, "J": J_TOUS, "decomposition": DECOMP, "J_ablations": J_ABL,
          "J_regression": J_REGRESSION, "sensibilite": SENSIBILITE,
          "previsions": {k: {"enonce_vrai": bool(P[k]), "prevu_vrai": PREVU[k], "prevision_juste": bool(P[k] == PREVU[k]),
                             "detail": TEXTE[k]} for k in P},
          "references": {n: resume_essais(TOUS[n]) for n in TOUS},
          "ablations": {n: resume_essais(RES_ABL[n]) for n in RES_ABL},
          "x_toutes_les_ms": {c: x_pas(ELM[c]["reg"])[::pas_1ms].tolist() for c in ELM},
          "pas_gains_changes": {c: len(ELM[c]["reg"].adapt.pas_changes) for c in ELM},
          "pas_adaptes": {c: ELM[c]["reg"].adapt.n_maj_pas for c in ELM},
          "projections": {c: ELM[c]["reg"].adapt.n_proj_pas for c in ELM},
          "duree_s": round(time.time() - T_DEBUT, 1)}
with open(os.path.join(DOSSIER_ELM, "banc_elm_pid_resultats.json"), "w", encoding="utf-8") as f:
    json.dump(sortie, f, indent=1, allow_nan=False, default=lambda x: None)
print("  banc_elm_pid_resultats.json ecrit.")

fig, axes = plt.subplots(3, 4, figsize=(20, 9.5), sharex="col")
for col, (code, xlim) in enumerate((("S1", (0, 30)), ("S2", (40, 90)), ("S3", (40, 90)), ("S8b", None))):
    for nom, couleur in (("Ziegler-Nichols", "0.6"), ("meilleur PID fige", "tab:green"),
                         ("ELM-PID B", "tab:orange"), ("ELM-PID B2", "tab:blue")):
        sim = TOUS[nom][code]["sim"]
        axes[0, col].plot(sim["t"] * 1e3, sim["v"], lw=0.6, color=couleur, label=nom)
        axes[2, col].plot(sim["t"] * 1e3, sim["iL"], lw=0.4, color=couleur)
    axes[0, col].plot(sim["t"] * 1e3, sim["consigne"], "k--", lw=0.6)
    t_ms = ELM[code]["sim"]["t"] * 1e3
    for nom_opt, res_opt, style in (("B2", ELM, "-"), ("B", B_OPT, ":")):
        Kx = x_pas(res_opt[code]["reg"])
        for i, nom in enumerate(("Kp", "Ki", "Kd")):
            axes[1, col].plot(t_ms, Kx[:, i], style, lw=1.0, color=("tab:red", "tab:purple", "tab:brown")[i],
                              label=f"{nom} ({nom_opt})")
    axes[0, col].set_ylim((85, 115) if code in ("S2", "S3") else (30, 200))
    axes[0, col].set_title(f"{code} : tension de sortie", fontsize=9, loc="left")
    axes[1, col].set_title(f"{code} : gains de l'ELM-PID (multiples de ZN)", fontsize=9, loc="left")
    axes[2, col].set_title(f"{code} : courant de la bobine (observe)", fontsize=9, loc="left")
    axes[2, col].set_xlabel("temps (ms)")
    if xlim:
        axes[2, col].set_xlim(*xlim)
    for ax in axes[:, col]:
        ax.grid(alpha=0.3)
axes[0, 0].legend(fontsize=7)
axes[1, 0].legend(fontsize=7, ncol=2)
fig.tight_layout()
fig.savefig(os.path.join(DOSSIER_ELM, "banc_elm_pid.png"), dpi=110)
plt.close(fig)
print(f"  banc_elm_pid.png ecrit. Duree totale : {time.time() - T_DEBUT:.0f} s.")
